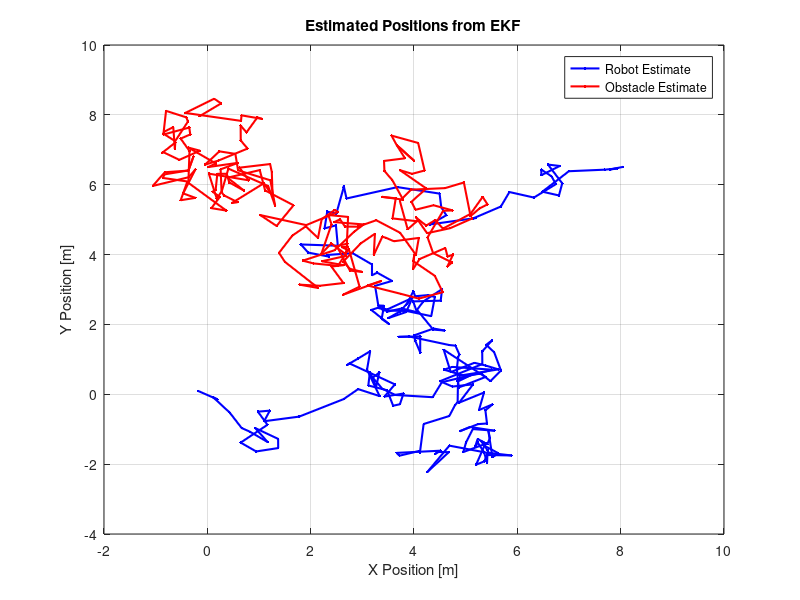

MATLAB code for this plot:
%% EKF for Robot and Obstacle with Process Noise and Extraction of Position Covariance
% The robot and obstacle are simulated with process noise.
% An EKF is applied to estimate their states.
% After each update, the position covariance (for [px;py]) is extracted.

clear; clc; close all;

%% Simulation Parameters
dt = 0.05;            % time step [s]
T = 10;              % total simulation time [s]
N = T/dt;            % number of simulation steps

%% ---------------- Robot Setup ----------------
% Robot state: x_r = [px; py; psi]
x_r_true = [0; 0; 0];       % true initial state (may be inaccurate)
x_r_est  = [0; 0; 0];       % initial EKF estimate
P_r      = diag([0.1, 0.1, 0.1]);  % initial error covariance for robot

% Process noise covariance for robot dynamics
Q_r = diag([0.1, 0.1, 0.05]);

% Measurement noise covariance for robot (position measurement)
R_r = diag([0.6, 0.6].^2);

% Define a constant control input for the robot over time.
% Control: [vx; vy; omega]
u_r = repmat([1; 0; 0.05], 1, N);

% Storage for robot estimates and covariances
x_r_est_history = zeros(3, N);
P_r_history = zeros(3,3,N);

%% ---------------- Obstacle Setup ----------------
% Obstacle state: x_o = [px; py; vx; vy]
x_o_true = [5; 5; 0.5; 0];      % true initial state
x_o_est  = [5; 5; 0.5; 0];      % initial EKF estimate
P_o      = diag([1, 1, 0.1, 0.1]);  % initial error covariance for obstacle

% Process noise covariance for obstacle dynamics
Q_o = diag([0.1, 0.1, 0.05, 0.05]);

% Measurement noise covariance for obstacle (position measurement)
R_o = diag([0.3, 0.3]);

% Storage for obstacle estimates and covariances
x_o_est_history = zeros(4, N);
P_o_history = zeros(4,4,N);

%% ---------------- Simulation Loop ----------------
for k = 1:N
    %% --- True State Propagation with Process Noise ---
    % ---- Robot Propagation ----
    u = u_r(:, k);
    % Propagate true robot state using the discrete-time model and add process noise.
    x_r_true = [ x_r_true(1) + u(1)*dt;
                 x_r_true(2) + u(2)*dt;
                 x_r_true(3) + u(3)*dt ] + mvnrnd(zeros(3,1), Q_r)';
             
    % ---- Obstacle Propagation ----
    % Propagate true obstacle state using constant velocity model.
    x_o_true = [ x_o_true(1) + x_o_true(3)*dt;
                 x_o_true(2) + x_o_true(4)*dt;
                 x_o_true(3);
                 x_o_true(4) ] + mvnrnd(zeros(4,1), Q_o)';
    
    %% --- Measurements (Position Only) ---
    % For the robot: measure [px; py] with measurement noise.
    z_r = x_r_true(1:2) + mvnrnd(zeros(2,1), R_r)';
    % For the obstacle: measure [px; py] with measurement noise.
    z_o = x_o_true(1:2) + mvnrnd(zeros(2,1), R_o)';
    
    %% --- EKF for Robot ---
    % Prediction Step:
    % Predicted state using dynamics f(x,u) = [px+vx*dt; py+vy*dt; psi+omega*dt]
    x_r_pred = [ x_r_est(1) + u(1)*dt;
                 x_r_est(2) + u(2)*dt;
                 x_r_est(3) + u(3)*dt ];
    % Jacobian F for robot (here, identity because dynamics are linear in this simple model)
    F_r = eye(3);
    % Predicted covariance:
    P_r_pred = F_r * P_r * F_r' + Q_r;
    
    % Update Step:
    % Measurement model: z = H_r * x_r, where H_r extracts the position.
    H_r = [1 0 0;
           0 1 0];
    % Innovation:
    y_r = z_r - H_r * x_r_pred;
    % Innovation covariance:
    S_r = H_r * P_r_pred * H_r' + R_r;
    % Kalman Gain:
    K_r = P_r_pred * H_r' / S_r;
    % Updated state estimate:
    x_r_est = x_r_pred + K_r * y_r;
    % Updated covariance:
    P_r = (eye(3) - K_r * H_r) * P_r_pred;
    
    % Save robot estimates and covariance.
    x_r_est_history(:, k) = x_r_est;
    P_r_history(:,:,k) = P_r;
    
    %% --- EKF for Obstacle ---
    % Prediction Step:
    % Obstacle dynamics: f(x) = [px+vx*dt; py+vy*dt; vx; vy]
    x_o_pred = [ x_o_est(1) + x_o_est(3)*dt;
                 x_o_est(2) + x_o_est(4)*dt;
                 x_o_est(3);
                 x_o_est(4) ];
    % Jacobian F for obstacle:
    F_o = [1, 0, dt, 0;
           0, 1, 0, dt;
           0, 0, 1, 0;
           0, 0, 0, 1];
    % Predicted covariance:
    P_o_pred = F_o * P_o * F_o' + Q_o;
    
    % Update Step:
    % Measurement model: z = H_o * x_o, with H_o extracting the position.
    H_o = [1 0 0 0;
           0 1 0 0];
    % Innovation:
    y_o = z_o - H_o * x_o_pred;
    % Innovation covariance:
    S_o = H_o * P_o_pred * H_o' + R_o;
    % Kalman Gain:
    K_o = P_o_pred * H_o' / S_o;
    % Updated state estimate:
    x_o_est = x_o_pred + K_o * y_o;
    % Updated covariance:
    P_o = (eye(4) - K_o * H_o) * P_o_pred;
    
    % Save obstacle estimates and covariance.
    x_o_est_history(:, k) = x_o_est;
    P_o_history(:,:,k) = P_o;
end

%% ---------------- Extract and Display Position Covariance ----------------
% For the robot, extract the position covariance from P_r (submatrix corresponding to [px;py])
P_r_pos = P_r_history(1:2, 1:2, end);
fprintf('Robot Position Covariance Matrix at final time step:\n');
disp(P_r_pos);

% For the obstacle, extract the position covariance from P_o (submatrix corresponding to [px;py])
P_o_pos = P_o_history(1:2, 1:2, end);
fprintf('Obstacle Position Covariance Matrix at final time step:\n');
disp(P_o_pos);

%% ---------------- Plot Estimated Positions ----------------
figure;
plot(x_r_est_history(1,:), x_r_est_history(2,:), 'b.-','LineWidth',1.5); hold on;
plot(x_o_est_history(1,:), x_o_est_history(2,:), 'r.-','LineWidth',1.5);
legend('Robot Estimate','Obstacle Estimate');
xlabel('X Position [m]'); ylabel('Y Position [m]');
title('Estimated Positions from EKF');
grid on;
